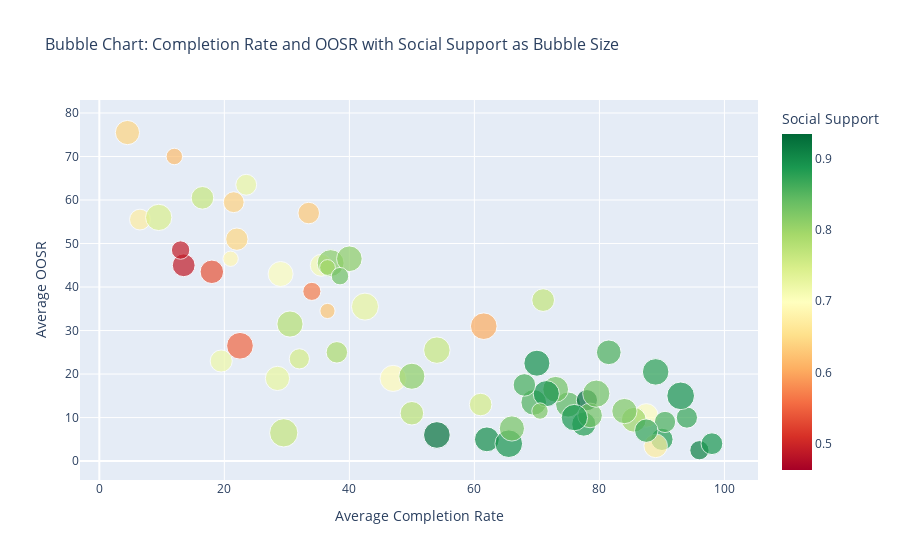

The code cell stored with this chart in its notebook:
### Code cell
import pandas as pd
import plotly.express as px

# Load the dataset
file_path = 'filtered_global_education_world_happiness_average.csv'
df = pd.read_csv(file_path)

# Calculate the Average Completion Rate
df['Average_Completion_Rate'] = df[['Average_Completion_Rate_Male', 'Average_Completion_Rate_Female']].mean(axis=1)

# Calculate the Average OOSR
df['Average_OOSR'] = df[['Average_OOSR_Male', 'Average_OOSR_Female']].mean(axis=1)

# Filter out entries with 0 values in both Completion Rate and OOSR
filtered_proficiency_data = df[(df['Average_Completion_Rate'] != 0) & 
                               (df['Average_OOSR'] != 0)]

# Normalize the 'Freedom to make life choices' for better size differentiation
filtered_proficiency_data['Normalized_Freedom'] = (filtered_proficiency_data['Freedom to make life choices'] - filtered_proficiency_data['Freedom to make life choices'].min()) / \
                                                  (filtered_proficiency_data['Freedom to make life choices'].max() - filtered_proficiency_data['Freedom to make life choices'].min())

# Create a bubble chart with normalized Freedom to make life choices for bubble sizes
fig = px.scatter(filtered_proficiency_data, 
                 x='Average_Completion_Rate', 
                 y='Average_OOSR', 
                 size='Normalized_Freedom', 
                 color='Social support', 
                 hover_name='Country',
                 title='Bubble Chart: Completion Rate and OOSR with Social Support as Bubble Size',
                 labels={
                     'Average_Completion_Rate': 'Average Completion Rate',
                     'Average_OOSR': 'Average OOSR',
                     'Social support': 'Social Support',
                     'Ladder score': 'Happiness (Ladder Score)'
                 },
                 size_max=20,  # Adjust the size_max for desired effect
                 color_continuous_scale='RdYlGn')  # Color scale from red to green

fig.update_layout(title_font_size=16, xaxis_title_font_size=14, yaxis_title_font_size=14)
fig.show()

### Figure 1 — Plotly figure (JSON) as saved in the notebook; plotly's stock layout.template omitted (floating-point values rounded to 4 significant figures)
{"data": [{"hovertemplate": "<b>%{hovertext}</b><br><br>Average Completion Rate=%{x}<br>Average OOSR=%{y}<br>Normalized_Freedom=%{marker.size}<br>Social Support=%{marker.color}<extra></extra>", "hovertext": ["Afghanistan", "Albania", "Argentina", "Armenia", "Bangladesh", "Belarus", "Benin", "Bosnia and Herzegovina", "Brazil", "Burkina Faso", "Burundi", "Cambodia", "Cameroon", "Chad", "Chile", "Colombia", "Comoros", "Costa Rica", "Ivory Coast", "Dominican Republic", "Ecuador", "Egypt", "El Salvador", "Ethiopia", "Georgia", "Ghana", "Guatemala", "Guinea", "Honduras", "India", "Indonesia", "Jamaica", "Jordan", "Kyrgyzstan", "Laos", "Lesotho", "Liberia", "Madagascar", "Malawi", "Mali", "Mauritania", "Mexico", "Mongolia", "Montenegro", "Mozambique", "Myanmar", "Nepal", "Niger", "Panama", "Paraguay", "Peru", "Philippines", "Moldova", "Rwanda", "Serbia", "Sierra Leone", "South Africa", "Sri Lanka", "Thailand", "Togo", "Turkey", "Ukraine", "Tanzania", "Uruguay", "Yemen", "Zimbabwe"], "legendgroup": "", "marker": {"color": [0.463, 0.697, 0.898, 0.799, 0.693, 0.91, 0.489, 0.87, 0.882, 0.672, 0.49, 0.765, 0.71, 0.619, 0.882, 0.847, 0.626, 0.891, 0.644, 0.853, 0.821, 0.75, 0.762, 0.764, 0.671, 0.727, 0.813, 0.639, 0.812, 0.603, 0.811, 0.877, 0.767, 0.893, 0.728, 0.787, 0.72, 0.686, 0.537, 0.724, 0.795, 0.831, 0.935, 0.858, 0.744, 0.779, 0.774, 0.641, 0.896, 0.893, 0.832, 0.83, 0.857, 0.552, 0.873, 0.63, 0.86, 0.827, 0.888, 0.569, 0.822, 0.888, 0.702, 0.925, 0.832, 0.75], "coloraxis": "coloraxis", "size": [0, 0.6984, 0.773, 0.7678, 0.8579, 0.4645, 0.6499, 0.5615, 0.7314, 0.5425, 0.4229, 1, 0.6049, 0.3414, 0.6239, 0.7886, 0.2877, 0.9567, 0.6222, 0.8284, 0.7972, 0.636, 0.8769, 0.6412, 0.695, 0.7366, 0.9081, 0.5459, 0.8232, 0.8856, 0.851, 0.8804, 0.6464, 0.9584, 0.9151, 0.5771, 0.6118, 0.2946, 0.6898, 0.5459, 0.3102, 0.8319, 0.565, 0.565, 0.8666, 0.8562, 0.6932, 0.7348, 0.8492, 0.8562, 0.7626, 0.9272, 0.7626, 0.8925, 0.6863, 0.5806, 0.636, 0.7955, 0.87, 0.4107, 0.3362, 0.5927, 0.7816, 0.8908, 0.3813, 0.5113], "sizemode": "area", "sizeref": 0.0025, "symbol": "circle"}, "mode": "markers", "name": "", "orientation": "v", "showlegend": false, "type": "scatter", "x": [30, 87.5, 62, 85.5, 47, 96, 13.5, 94, 77.5, 6.5, 13, 29.5, 35.5, 12, 90, 75, 36.5, 65.5, 22, 69.5, 84, 61, 54, 16.5, 89, 28.5, 37, 21.5, 40, 61.5, 50, 89, 71, 93, 42.5, 38, 19.5, 21, 18, 23.5, 36.5, 73, 78, 90.5, 9.5, 30.5, 50, 4.5, 70, 71.5, 78.5, 79.5, 81.5, 22.5, 87.5, 33.5, 68, 66, 76, 34, 70.5, 98, 29, 54, 38.5, 32], "xaxis": "x", "y": [28, 10.5, 5, 9.5, 19, 2.5, 45, 10, 8.5, 55.5, 48.5, 6.5, 45, 70, 5, 13, 34.5, 4, 51, 13.5, 11.5, 13, 25.5, 60.5, 3.5, 19, 45.5, 59.5, 46.5, 31, 19.5, 20.5, 37, 15, 35.5, 25, 23, 46.5, 43.5, 63.5, 44.5, 16.5, 14, 9, 56, 31.5, 11, 75.5, 22.5, 15.5, 10.5, 15.5, 25, 26.5, 7, 57, 17.5, 7.5, 10, 39, 11.5, 4, 43, 6, 42.5, 23.5], "yaxis": "y"}], "layout": {"coloraxis": {"colorbar": {"title": {"text": "Social Support"}}, "colorscale": [[0, "rgb(165,0,38)"], [0.1, "rgb(215,48,39)"], [0.2, "rgb(244,109,67)"], [0.3, "rgb(253,174,97)"], [0.4, "rgb(254,224,139)"], [0.5, "rgb(255,255,191)"], [0.6, "rgb(217,239,139)"], [0.7, "rgb(166,217,106)"], [0.8, "rgb(102,189,99)"], [0.9, "rgb(26,152,80)"], [1, "rgb(0,104,55)"]]}, "legend": {"itemsizing": "constant", "tracegroupgap": 0}, "title": {"font": {"size": 16}, "text": "Bubble Chart: Completion Rate and OOSR with Social Support as Bubble Size"}, "xaxis": {"anchor": "y", "domain": [0, 1], "title": {"font": {"size": 14}, "text": "Average Completion Rate"}}, "yaxis": {"anchor": "x", "domain": [0, 1], "title": {"font": {"size": 14}, "text": "Average OOSR"}}}}
